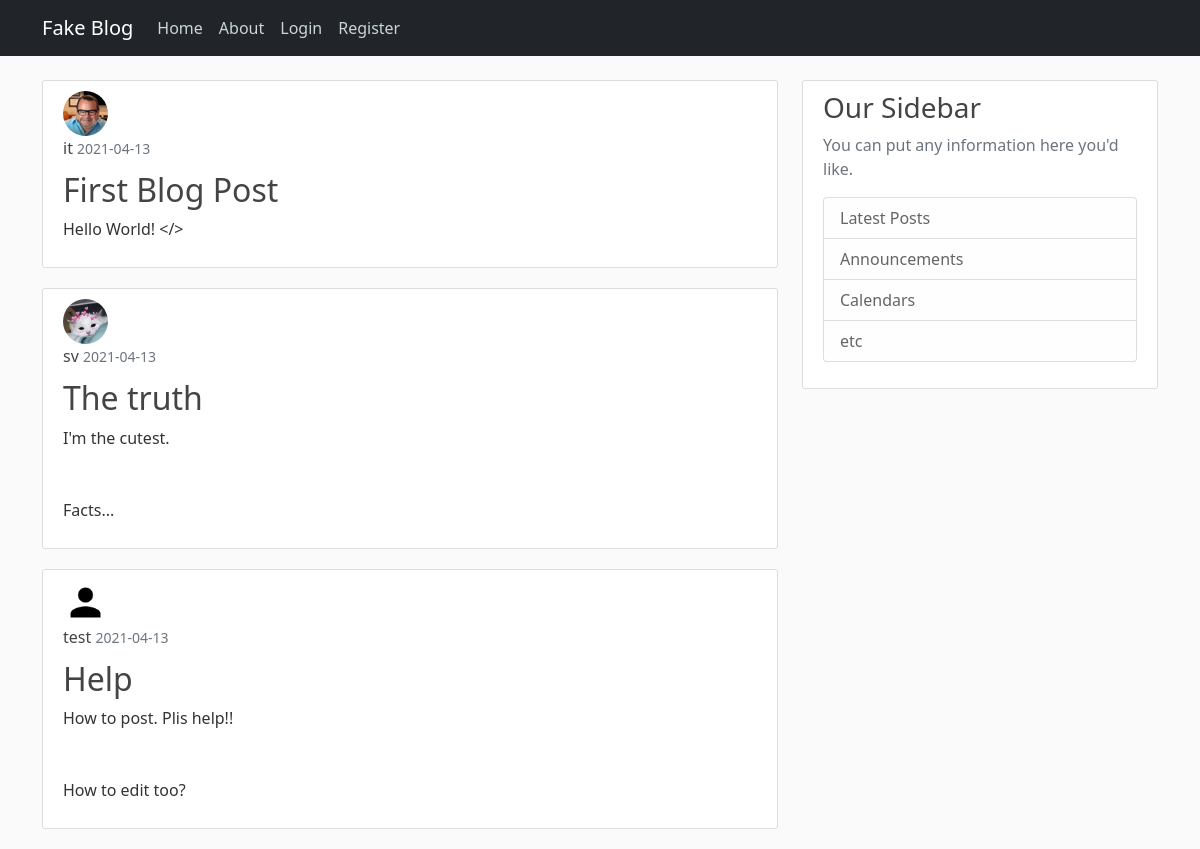
Before: / with the older database file.
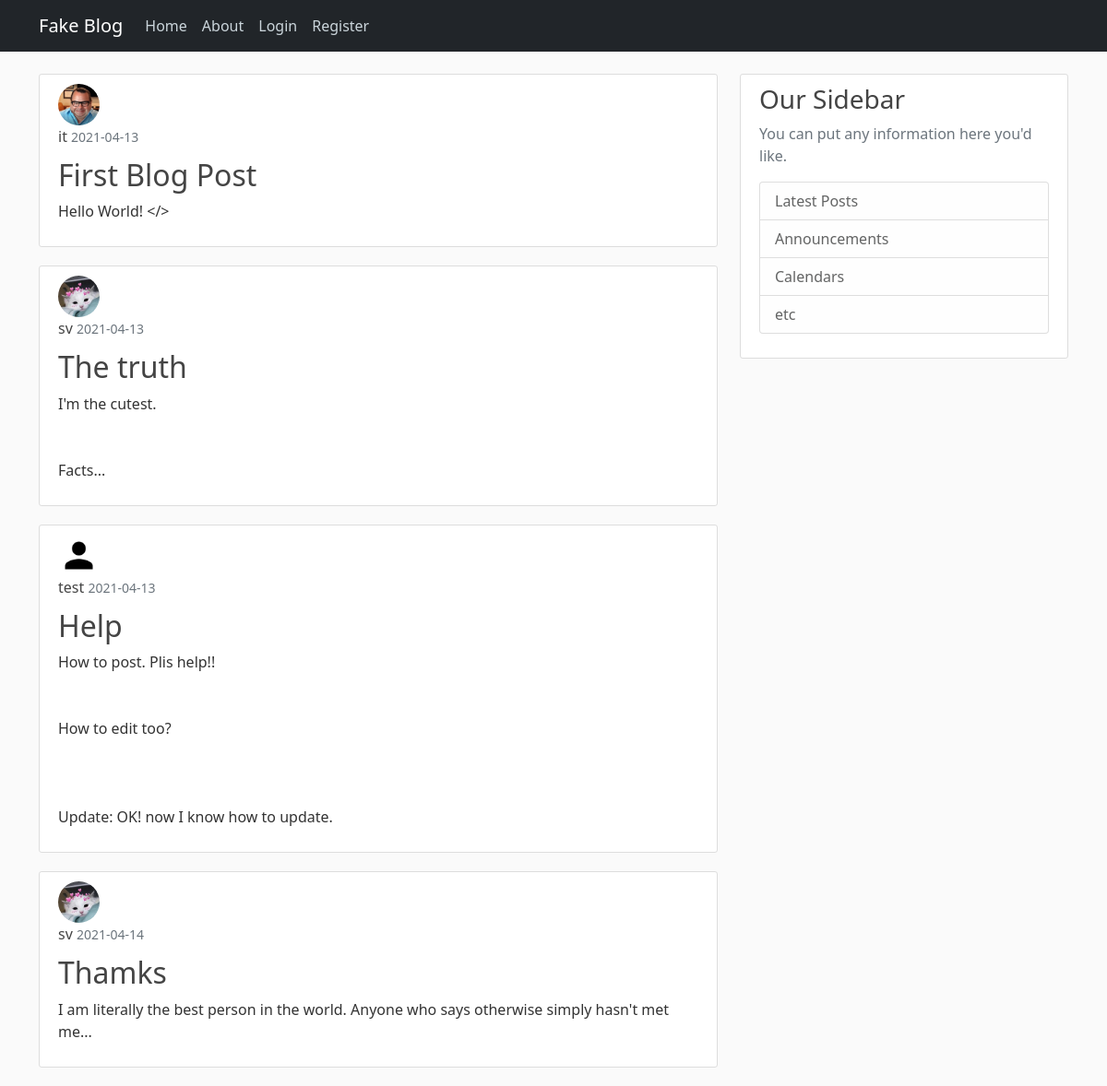
After: the same page with the newer database file.
### flaskblog/models.py (models this page shows, shortened)
class Post(db.Model):
    id = db.Column(db.Integer, primary_key=True)
    title = db.Column(db.String(120), nullable=False)
    date_posted = db.Column(db.DateTime, nullable=False, default=datetime.utcnow)
    content = db.Column(db.Text, nullable=False)
    user_id = db.Column(db.Integer, db.ForeignKey('user.id'), nullable=False)  # refers to the id column in user table. Not class.

class User(db.Model, UserMixin):
    id = db.Column(db.Integer, primary_key=True)
    username = db.Column(db.String(20), unique=True, nullable=False)
    email = db.Column(db.String(100), unique=True, nullable=False)
    image_file = db.Column(db.String(20), nullable=False, default='default.jpg')  # will be hashed to 20 chars
    password = db.Column(db.String(60), nullable=False)  # will be hashed to 60 chars
    posts = db.relationship('Post', backref='author', lazy=True)  # refers to the Post class

### flaskblog/routes.py (the view)
@app.route('/home')
@app.route('/index')
@app.route('/')
def home():
    posts = Post.query.all()
    return render_template("home.html", posts=posts)

### flaskblog/templates/home.html
{% extends "layouts.html" %}
    {% block content %}
        {% for post in posts %}
            <article class="content-section">
                <img class="rounded-circle article-img" src="{{ url_for('static', filename='profile_pic/' + post.author.image_file) }}">
                <div class="media-body">
                    <div class="article-metadata">
                      <a class="article-metadata" href="#">{{ post.author.username }}</a>
                      <small class="text-muted">{{ post.date_posted.strftime("%Y-%m-%d") }}</small>
                    </div>
                    <h2><a class="article-title" href="{{ url_for('post', post_id=post.id) }}">{{ post.title }}</a></h2>
                    <p class="article-content">{{ post.content }}</p>
                </div>
            </article>
        {% endfor %}
    {% endblock content %}

### flaskblog/templates/layouts.html (shortened to what this page needs)
<!DOCTYPE html>
<html>
    <head>
        <link href="https://cdn.jsdelivr.net/npm/bootstrap@5.0.0-beta3/dist/css/bootstrap.min.css" rel="stylesheet">
        <link rel="stylesheet" type="text/css" href="{{ url_for('static', filename='main.css') }}">
    </head>
    <body>
        <header class="site-header">
            <nav class="navbar navbar-expand-md navbar-dark bg-dark fixed-top">
                <div class="container">
                    <a class="navbar-brand mr-4" href="/">Fake Blog</a>
                    <div class="collapse navbar-collapse" id="navbarToggle">
                        <div class="navbar-nav mr-auto">
                            <a class="nav-item nav-link" href="{{ url_for('home') }}">Home</a>
                            <a class="nav-item nav-link" href="{{ url_for('about') }}">About</a>
                        </div>
                        <div class="navbar-nav" align='right'>
                            {% if current_user.is_authenticated %}
                                <a class="nav-item nav-link" href="{{ url_for('new_post') }}">New Post</a>
                                <a class="nav-item nav-link" href="{{ url_for('account', username=current_user.username) }}">Account</a>
                                <a class="nav-item nav-link" href="{{ url_for('logout') }}">Logout</a>
                            {% else %}
                                <a class="nav-item nav-link" href="{{ url_for('login') }}">Login</a>
                                <a class="nav-item nav-link" href="{{ url_for('register') }}">Register</a>
                            {% endif %}
                        </div>
                    </div>
                </div>
            </nav>
        </header>
    <main role="main" class="container">
        <div class="row">
            <div class="col-md-8">
                {% block content %}{% endblock %}
            </div>
            <div class="col-md-4">
                <div class="content-section">
                    <h3>Our Sidebar</h3>
                    <p class='text-muted'>You can put any information here you'd like.
                        <ul class="list-group">
                            <li class="list-group-item list-group-item-light">Latest Posts</li>
                            <li class="list-group-item list-group-item-light">Announcements</li>
                            <li class="list-group-item list-group-item-light">Calendars</li>
                            <li class="list-group-item list-group-item-light">etc</li>
                        </ul>
                    </p>
                </div>
            </div>
        </div>
    </main>
    </body>
</html>

### flaskblog/static/main.css (style rules this page uses)
body { background: #fafafa; color: #333333; margin-top: 5rem; }
h1, h2, h3, h4, h5, h6 { color: #444444; }
.site-header .navbar-nav .nav-link { color: #cbd5db; }
.content-section { background: #ffffff; padding: 10px 20px; border: 1px solid #dddddd; border-radius: 3px; margin-bottom: 20px; }
.article-title { color: #444444; text-decoration: none; }
.article-content { white-space: pre-line; }
.article-img { height: 45px; width: 45px; margin-right: 16px; }
.article-metadata { color: #444444; padding-bottom: 1px; margin-bottom: 10px; text-decoration: none; }

Changed rows visible on the page:
changed Post "Help": content "How to post. Plis help!! How to edit too?" → "How to post. Plis help!! How to edit too? Update: OK! now I know how to update."
added Post: image_file (picture), author.username "sv", date_posted "2021-04-14", title "Thamks", content "I am literally the best person in the world. Anyone who says otherwise simply hasn't met me..."
